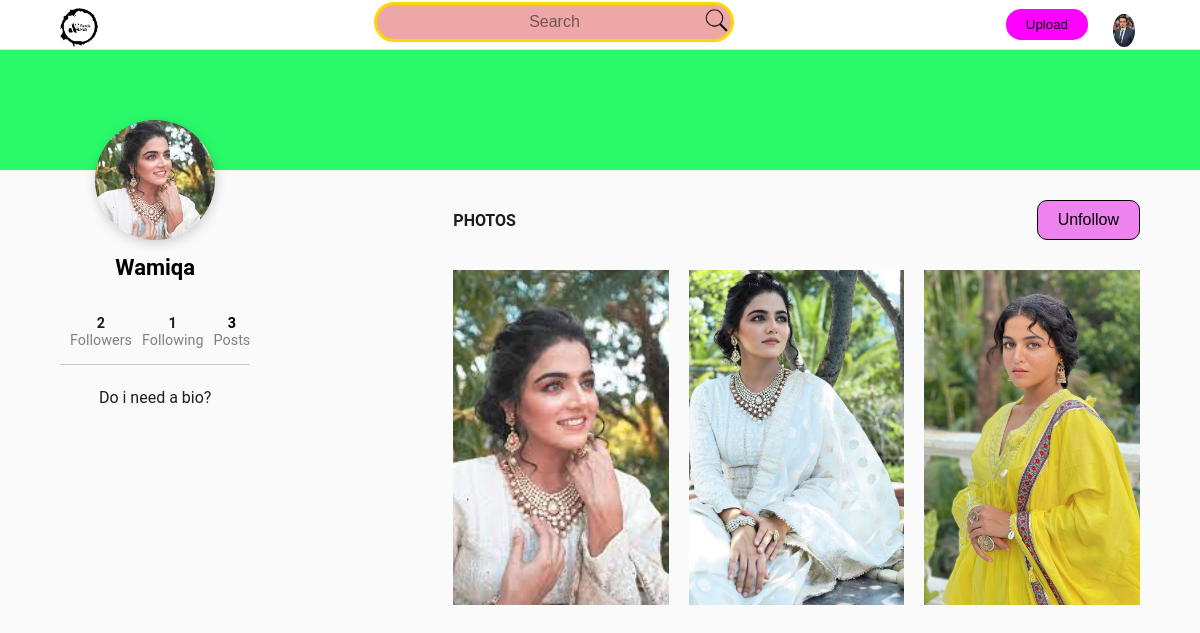
Page /profile/Wamiqa (signed in) on the committed database.
### core/models.py (models this page shows, shortened)
class Profile(models.Model):
    user = models.ForeignKey(User, on_delete=models.CASCADE)
    id_user = models.IntegerField()
    bio = models.TextField(blank=True)
    profileimg = models.ImageField(upload_to="profile_images", default="noimage.jpg")
    location = models.CharField(max_length=100, blank=True)

class Post(models.Model):
    id = models.UUIDField(primary_key=True, default=uuid.uuid4)
    user = models.CharField(max_length=100)
    image = models.ImageField(upload_to="post_content")
    caption = models.TextField()
    created_at = models.DateTimeField(default=datetime.now)
    no_of_likes = models.IntegerField(default=0)

### core/views.py (the view)
# urls.py: path('profile/<str:pk>', views.profile, name='profile.html'),
@login_required(login_url='signin.html')
def profile(request, pk):
    user_object = User.objects.get(username=pk)
    user_profile = Profile.objects.get(user=user_object)
    user_posts = Post.objects.filter(user=pk)
    user_post_length = len(user_posts)
    logged_user_object = User.objects.get(username=request.user.username)
    logged_user_profile = Profile.objects.get(user=logged_user_object)
    follower = request.user.username
    user = pk
    if FollowersCount.objects.filter(follower=follower, user=user).first():
        button_text = 'Unfollow'
    else:
        button_text = 'Follow'
    user_followers = len(FollowersCount.objects.filter(user=pk))
    user_following = len(FollowersCount.objects.filter(follower=pk))
    context = {
        'user_object': user_object,
        'user_profile': user_profile,
        'user_posts': user_posts,
        'user_post_length': user_post_length,
        'button_text': button_text,
        'user_followers': user_followers,
        'user_following': user_following,
        "logged_user_profile":logged_user_profile,
    }
    return render(request, 'profile.html', context)

### template/profile.html (shortened to what this page needs)
{% load static %}
<!DOCTYPE html>
<html lang="en">
<head>
    <link rel="stylesheet" href="{% static 'assets/profile.css' %}">
    <link rel="stylesheet" href="{% static 'assets/main.css' %}">
</head>
<body>
    <nav class="navbar">
        <div class="nav-wrapper">
            <img src="{%static 'img/logo.png' %}" class="brand-img" style="height: 43px;">
            <div class="search-bar">
                <form action="/search" method="post">
                    <input type="text" name="username" class="search-box" placeholder="Search">
                    <button type="submit"
                        style="border: none; background-color: transparent; margin-left: -35px; margin-top: -5px;"><img
                            src="{%static 'img/Searchicon.png' %}" style="height: 25px; cursor: pointer;"></button>
                </form>
            </div>
            <div class="nav-items">
                <form action="upload" method="post" enctype="multipart/form-data">
                    <input type="button" value="Upload" class="upload-btn" onclick="toggleP()">
                </form>
                <div class="icon user-profile"><img src="{{logged_user_profile.profileimg.url}}" style="width: 22px;
                    border-radius: 50%;
                    background-size: cover;" onclick="toggleD()">
                </div>
            </div>
        </div>
    </nav>
    <div class="header_wrapper">
        <header></header>
        <div class="cols_container">
            <div class="left_col">
                <div class="img_container">
                    <img src="{{user_profile.profileimg.url}}" alt="">
                </div>
                <h2>{{user_profile.user.username}}</h2>
                <form action="/follow" method="POST">
                    <ul class="about">
                        <li style="margin: 0 0 0 10px;"><span>{{user_followers}}</span>Followers</li>
                        <li style="margin: 0 10px;"><span>{{user_following}}</span>Following</li>
                        <li><span>
                                {% if user_post_length == 0 %}
                                <p><b style="color: #000;">0</b></p>
                                {% elif user_post_length == 1 %}
                                <p><b style="color: #000;">{{user_post_length}}</b></p>
                                {% else %}
                                <p><b style="color: #000;">{{user_post_length}}</b></p>
                                {% endif %}
                            </span>Posts</li>
                    </ul>
                    <div class="content">
                        <p>{{user_profile.bio}}</p>
                    </div>
            </div>
            <div class="right_col">
                <nav>
                    <ul>
                        <li><a href="#">Photos</a></li>
                   </ul>
                    {% if user_object.username == user.username %}
                    <a href="/settings" data-ripple=""
                        style="border: 1px solid black; border-radius: 10px; padding: 10px 20px; background-color: violet; color: black; font-size: 1rem; ">Account
                        Settings</a>
                    {% else %}
                    <button type="submit" data-ripple=""
                        style="border: 1px solid black; border-radius: 10px; padding: 10px 20px; background-color: violet; color: black; font-size: 1rem; ">{{button_text}}</button>
                    {% endif %}
                </nav>
                <div class="photos">
                    {% for post in user_posts %}
                    <img src="{{post.image.url}}" alt="">
                    {% endfor %}
                </div>
            </div>
        </div>
    </div>
</body>
</html>

### static/assets/profile.css (style rules this page uses)
body { width: 100%; margin: 0; padding: 0; box-sizing: border-box; min-height: 100vh; font-family: "poppins", 'sans-serif'; }
.about li { display: flex; justify-content: space-between; }
ul { list-style-type: none; margin: 0; padding: 0; display: flex; align-items: center; }
a { text-decoration: none; }
.header_wrapper header { background-color: #2afa6a; width: 100%; min-height: calc(0px + 10vw); }
.header_wrapper .cols_container .left_col { padding: 25px 20px; text-align: center; max-width: 350px; position: relative; margin: 0 auto; }
.header_wrapper .cols_container .left_col .img_container { position: absolute; top: -50px; left: 50%; transform: translateX(-50%); }
.header_wrapper .cols_container .left_col .img_container img { width: 120px; height: 120px; object-fit: cover; border-radius: 50%; display: block; box-shadow: 1px 3px 12px rgba(0,0,0,0.18); }
.header_wrapper .cols_container .left_col h2 { margin-top: 60px; font-weight: 600; font-size: 22px; margin-bottom: 5px; }
.header_wrapper .cols_container .left_col p { font-size: 0.9rem; color: #818181; margin: 0; }
.header_wrapper .cols_container .left_col .about { justify-content: space-between; position: relative; margin: 35px 0; }
.header_wrapper .cols_container .left_col .about li { display: flex; flex-direction: column; color: #818181; font-size: 0.9rem; }
.header_wrapper .cols_container .left_col .about li span { color: #1d1d1d; font-weight: 600; }
.header_wrapper .cols_container .left_col .about::after { position: absolute; content: ""; bottom: -16px; display: block; background: #ccc; height: 1px; width: 100%; }
.header_wrapper .cols_container .content p { font-size: 1rem; color: #1d1d1d; line-height: 1.8rem; }
.header_wrapper .cols_container .right_col nav { display: flex; align-items: center; padding: 30px 0; justify-content: space-between; flex-direction: column; }
.header_wrapper .cols_container .right_col nav ul { display: flex; gap: 20px; flex-direction: column; }
.header_wrapper .cols_container .right_col nav ul li a { text-transform: uppercase; color: #818181; }
.header_wrapper .cols_container .right_col nav ul li:nth-child(1) a { color: #1d1d1d; font-weight: 600; }
.header_wrapper .cols_container .right_col .photos { display: grid; grid-template-columns: repeat(auto-fill, minmax(190px, 1fr)); gap: 20px; }
.header_wrapper .cols_container .right_col .photos img { max-width: 100%; display: block; height: 100%; object-fit: cover; }
@media (min-width: 868px) { .header_wrapper .cols_container { max-width: 1200px; margin: 0 auto; width: 90%; justify-content: space-between; display: grid; grid-template-columns: 1fr 2fr; gap: 50px; } }
@media (min-width: 868px) { .header_wrapper .cols_container .left_col { padding: 25px 0; } }
@media (min-width: 868px) { .header_wrapper .cols_container .right_col nav ul { flex-direction: row; gap: 30px; } }
@media (min-width: 868px) { .header_wrapper .cols_container .right_col .photos { height: 365px; overflow: auto; padding: 0 0 30px ; } }
@media (min-width: 1017px) { .header_wrapper .cols_container .left_col { margin: 0; margin-right: auto; } }
@media (min-width: 1017px) { .header_wrapper .cols_container .right_col nav { flex-direction: row; } }
@media (min-width: 1017px) { .header_wrapper .cols_container .right_col nav button { margin-top: 0; } }

### rows in the picture
Profile: profileimg (picture)
Profile: profileimg (picture), user.username "Wamiqa", bio "Do i need a bio?"
Post: image (picture)
Post: image (picture)
Post: image (picture)

### other values in the picture
{{ user_followers }} "2"
{{ user_following }} "1"
{{ user_post_length }} "3"
{{ button_text }} "Unfollow"
